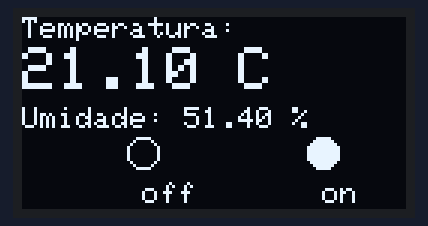
The sketch below on a simulated Arduino Uno, built with avr-gcc and run on an emulated ATmega328P. On the bench: 128×64 one-colour display.

Above: at 0.1 s.

The sketch:

sketch_aug22a_testetamanhodisp.ino
```cpp
/*// --- WIFI ---
#include <ESP8266WiFi.h>
const char* ssid = "testeiot";
const char* password = "mkuchida";
WiFiClient nodemcuClient;

/* --- MQTT ---
/*#include <PubSubClient.h>
const char* mqtt_broker = "iot.eclipse.org";
const char* mqtt_clientID = "termometro-escritorio";
PubSubClient client(nodemcuClient); //objeto associado a uma conexão wifi
const char* topicoTemperatura = "mariiotteste/temperatura";
const char* topicoUmidade = "mariiotteste/umidade";*/

/*// --- DHT ---
#include <DHT.h>

#define DHTPIN D3
#define DHTTYPE DHT22 //selecionar o tipo de sensor

DHT dht(DHTPIN,DHTTYPE);

float umidade;
float temperatura;
//float setpoint = 22;
*/
#include <Wire.h>  // Only needed for Arduino 1.6.5 and earlier
#include "SSD1306Wire.h" // legacy include: `#include "SSD1306.h"
//--- DISPLAY ---
#include <Adafruit_SSD1306.h>
#define OLED_RESET LED_BUILTIN
#include <OLEDDisplay.h>
#include <U8glib.h>
Adafruit_SSD1306 display(OLED_RESET);
#include "img.h"
//#include <Wire.h>  // Only needed for Arduino 1.6.5 and earlier
//#include "SSD1306Wire.h" // legacy include: `#include "SSD1306.h"`
//SSD1306Wire  display(0x3c, D3, D5);

//--- SETUP ---
void setup() {
  Serial.begin(115200);
  ConfigDisplay();
 // conectarWifi();
 //client.setServer(mqtt_broker, 1883);

}

// --- INICIALIZAÇÃO ---
/*void drawFontFaceDemo() {
    display.setTextAlignment(TEXT_ALIGN_LEFT);
    display.setFont(ArialMT_Plain_24);
    display.drawString(0, 26, "Bem vindo");
}*/
// --- LOOP ---
void loop() {
  /*if (!client.connected()){
    reconectarMQTT(); // se o cliente não estiver conectado, busca a função de reconectar
  }*/
  exibe_display();
  //medirTemperaturaUmidade(); //1o mede
  //publicarTemperaturaUmidadeNoTopico(); //2o publica
  //mostrar_temp_umid(); // depois mostra
}

// --- FUNÇÕES AUXILIARES ---

// --- CONFIGURAÇÃO E CONFIGURAÇÃO WIFI ---
/*void conectarWifi(){
  delay(10);
  display.setTextSize(2);
  display.setCursor(0,0);
  display.print("Conectando");
  display.display();
  WiFi.begin(ssid, password);

  while (WiFi.status() != WL_CONNECTED) {
    delay(500);
    display.print(".");
    display.display();
  }

}

// --- RECONECTAR O CLIENTE MQTT ---
void reconectarMQTT(){
     while (!client.connected()) {
      client.connect(mqtt_clientID);// enquanto não estiver conectado ele chama a função connect
      // e deve se referir a alguém
     }
}*/

//--- CONFIGURA O DISPLAY ---
void ConfigDisplay(){
  display.begin(SSD1306_SWITCHCAPVCC, 0x3C);
  display.setTextColor(WHITE);
  display.clearDisplay();
}

/*// --- PUBLICA (MQTT) TEMPERATURA E UMIDADE ---
void publicarTemperaturaUmidadeNoTopico(){
   client.publish(topicoTemperatura, String(temperatura).c_str(), true); // true = permite que o cliente possa visualizar o ultimo dado no broker sem ficar esperando a proxima atualização
   client.publish(topicoUmidade, String(umidade).c_str(), true);
}*/

/*//--- MEDIÇÃO DE TEMPERATURA E UMIDADE ---
void medirTemperaturaUmidade() {
  umidade = dht.readHumidity();
  temperatura = dht.readTemperature(false);
  Serial.print("Temperatura: ");
  Serial.print(temperatura);
  Serial.print("*C");
  Serial.print("    ");
  Serial.print("Umidade: ");
  Serial.println(umidade);
  delay(5000);
}

//MOSTRA TEMPERATURA E UMIDADE
void mostrar_temp_umid(){
//  exibe_display("Set Point:", (setpoint), " C");
  exibe_display("Temperatura ", (temperatura)," C","Umidade ",(umidade)," %");
  //exibe_display("Umidade ",(umidade)," %");
}*/

//EXIBE TEMPERATURA E UMIDADE NO DISPLAY
void exibe_display(){
  display.clearDisplay(); //limpa o display
  display.setTextSize(1);
  display.setCursor(0,0);
  display.print("Temperatura:");
  display.setTextSize(2); // 2a linha
  display.setCursor(0,10);
  display.print("21.10 C");
  display.setTextSize(1);
  display.setCursor(0,30);
  display.print("Umidade: 51.40 %");
  display.drawCircle(40,45,5,WHITE);
  display.fillCircle(100,45,5,WHITE);
  //display.drawXbm(40,70,50,50,img.h);
  display.setTextSize(1);
  display.setCursor(40,55);
  display.print("off");
  display.setTextSize(1);
  display.setCursor(100,55);
  display.print("on");
  display.display();
  delay(250);
}
```

Source omitted: img.h (data table, 2284 bytes)
